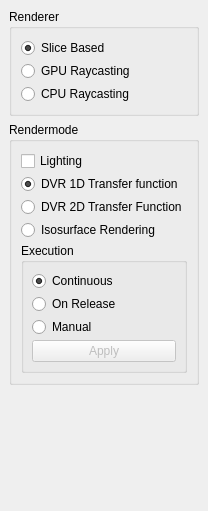
  <widget class="QDockWidget" name="dockWidget_RenderOptions" >
   <property name="geometry" >
    <rect>
     <x>1009</x>
     <y>962</y>
     <width>194</width>
     <height>511</height>
    </rect>
   </property>
   <property name="windowTitle" >
    <string>Rendering Options</string>
   </property>
   <attribute name="dockWidgetArea" >
    <number>2</number>
   </attribute>
   <widget class="QWidget" name="dockWidgetContents_7" >
    <property name="geometry" >
     <rect>
      <x>0</x>
      <y>22</y>
      <width>194</width>
      <height>489</height>
     </rect>
    </property>
    <layout class="QVBoxLayout" name="verticalLayout_13" >
     <item>
      <widget class="QGroupBox" name="groupBox_8" >
       <property name="title" >
        <string>Renderer</string>
       </property>
       <layout class="QVBoxLayout" name="verticalLayout_14" >
        <property name="spacing" >
         <number>3</number>
        </property>
        <property name="margin" >
         <number>9</number>
        </property>
        <item>
         <widget class="QRadioButton" name="radioButton" >
          <property name="minimumSize" >
           <size>
            <width>0</width>
            <height>18</height>
           </size>
          </property>
          <property name="text" >
           <string>Slice Based</string>
          </property>
          <property name="checked" >
           <bool>true</bool>
          </property>
         </widget>
        </item>
        <item>
         <widget class="QRadioButton" name="radioButton_2" >
          <property name="minimumSize" >
           <size>
            <width>0</width>
            <height>18</height>
           </size>
          </property>
          <property name="text" >
           <string>GPU Raycasting</string>
          </property>
         </widget>
        </item>
        <item>
         <widget class="QRadioButton" name="radioButton_3" >
          <property name="minimumSize" >
           <size>
            <width>0</width>
            <height>18</height>
           </size>
          </property>
          <property name="text" >
           <string>CPU Raycasting</string>
          </property>
         </widget>
        </item>
       </layout>
      </widget>
     </item>
     <item>
      <widget class="QGroupBox" name="groupBox_9" >
       <property name="title" >
        <string>Rendermode</string>
       </property>
       <layout class="QVBoxLayout" name="verticalLayout_15" >
        <property name="spacing" >
         <number>3</number>
        </property>
        <property name="margin" >
         <number>9</number>
        </property>
        <item>
         <widget class="QCheckBox" name="checkBox_Lighting" >
          <property name="text" >
           <string>Lighting</string>
          </property>
         </widget>
        </item>
        <item>
         <widget class="QRadioButton" name="radioButton_1DTrans" >
          <property name="minimumSize" >
           <size>
            <width>0</width>
            <height>18</height>
           </size>
          </property>
          <property name="text" >
           <string>DVR 1D Transfer function</string>
          </property>
          <property name="checked" >
           <bool>true</bool>
          </property>
         </widget>
        </item>
        <item>
         <widget class="QRadioButton" name="radioButton_2DTrans" >
          <property name="minimumSize" >
           <size>
            <width>0</width>
            <height>18</height>
           </size>
          </property>
          <property name="text" >
           <string>DVR 2D Transfer Function</string>
          </property>
         </widget>
        </item>
        <item>
         <widget class="QRadioButton" name="radioButton_Iso" >
          <property name="minimumSize" >
           <size>
            <width>0</width>
            <height>18</height>
           </size>
          </property>
          <property name="text" >
           <string>Isosurface Rendering</string>
          </property>
         </widget>
        </item>
        <item>
         <widget class="QGroupBox" name="groupBox_5" >
          <property name="title" >
           <string>Execution</string>
          </property>
          <layout class="QVBoxLayout" name="verticalLayout_4" >
           <property name="spacing" >
            <number>3</number>
           </property>
           <property name="margin" >
            <number>8</number>
           </property>
           <item>
            <widget class="QRadioButton" name="radioButton_UpdateContinuous" >
             <property name="text" >
              <string>Continuous</string>
             </property>
             <property name="checked" >
              <bool>true</bool>
             </property>
            </widget>
           </item>
           <item>
            <widget class="QRadioButton" name="radioButton_UpdateOnRelease" >
             <property name="text" >
              <string>On Release</string>
             </property>
            </widget>
           </item>
           <item>
            <widget class="QRadioButton" name="radioButton_UpdateManual" >
             <property name="text" >
              <string>Manual</string>
             </property>
            </widget>
           </item>
           <item>
            <widget class="QPushButton" name="pushButton_ApplyUpdate" >
             <property name="enabled" >
              <bool>false</bool>
             </property>
             <property name="text" >
              <string>Apply</string>
             </property>
            </widget>
           </item>
          </layout>
         </widget>
        </item>
       </layout>
      </widget>
     </item>
     <item>
      <spacer name="verticalSpacer_13" >
       <property name="orientation" >
        <enum>Qt::Vertical</enum>
       </property>
       <property name="sizeHint" stdset="0" >
        <size>
         <width>20</width>
         <height>40</height>
        </size>
       </property>
      </spacer>
     </item>
    </layout>
   </widget>
  </widget>
